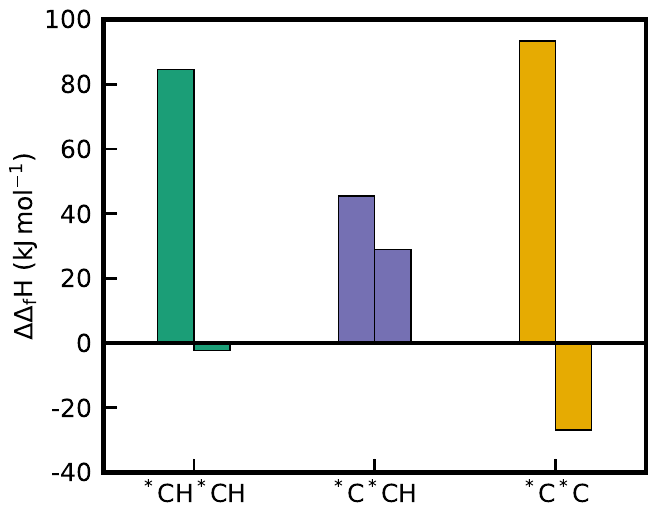

Recreate this plot in Python.

import numpy as np
import pandas as pd
import matplotlib.pyplot as plt
import matplotlib.gridspec as gridspec

plt.rcParams['figure.figsize'] = (7, 6)
plt.rcParams['axes.linewidth'] = 3
plt.rc('xtick', labelsize=18)
plt.rc('ytick', labelsize=18)
plt.rc('axes', labelsize=18)
plt.rc('legend', fontsize=16)
plt.rcParams['lines.markersize'] = 10
plt.rcParams['lines.linewidth'] = 3
plt.rcParams['xtick.direction'] = 'in'
plt.rcParams['ytick.direction'] = 'in'
plt.rcParams['xtick.major.size'] = 10
plt.rcParams['xtick.major.width'] = 2
plt.rcParams['ytick.major.size'] = 10
plt.rcParams['ytick.major.width'] = 2
plt.rcParams['legend.edgecolor'] = 'k'
plt.rcParams['axes.unicode_minus'] = False
plt.rcParams["legend.framealpha"] = 1
plt.rcParams['xtick.major.pad'] = 8
plt.rcParams['ytick.major.pad'] = 8
plt.rcParams['legend.handletextpad'] = 0.2
plt.rcParams['legend.columnspacing'] = 0.1
plt.rcParams['legend.labelspacing'] = 0.1
plt.rcParams['legend.title_fontsize'] = 14
plt.rcParams['axes.formatter.limits'] = (-3, 6)


colormap = plt.cm.Dark2
colors = [colormap(i) for i in np.linspace(0, 1, 4)]

gs = gridspec.GridSpec(nrows=1, ncols=1)
gs.update(wspace=0.4, hspace=0.4)

ax0 = plt.subplot(gs[0, 0])

old_hf_CHCH=12.8
hf_CH_singlebond_CH=np.array([97.3,62.3])
hf_CH_doublebond_CH=np.array([10.5,79.8])

old_hf_CCH=128.0
hf_C_doublebond_CH=np.array([173.5, 10.5])
hf_C_singlebond_CH=np.array([156.9,-79.6])

old_hf_CC=210.4
hf_C_doublebond_C=np.array([303.7,-26.0])
hf_C_singlebond_C=np.array([183.5,-188.5])

no=[0,1,2]

ax0.set_xlim([-0.5,2.5])
ax0.set_ylim([-40,100])
ax0.set_ylabel('$\mathrm{\Delta\Delta_fH\ (kJ\,mol^{-1})}$') 
ax0.set_xticks([0,1,2])
ax0.set_xticklabels(['$\mathrm{^*CH^*CH}$','$\mathrm{^*C^*CH}$','$\mathrm{^*C^*C}$'])
#ax0.legend()

ax0.plot((-0.5,3),(0,0),linestyle='solid',color='k')

#ax0.bar(no[0],old_hf_CHCH, width=0.2,color=colors[0], edgecolor='k', label='$\mathrm{\overline{|\Delta\Delta_fH|}}$')
ax0.bar(no[0]-0.1,hf_CH_singlebond_CH[0]-old_hf_CHCH, width=0.2,color=colors[0], edgecolor='k', label='$\mathrm{\overline{|\Delta\Delta_fH|}}$')
ax0.bar(no[0]+0.1,hf_CH_doublebond_CH[0]-old_hf_CHCH, width=0.2,color=colors[0], edgecolor='k', label='$\mathrm{\overline{|\Delta\Delta_fH|}}$')



#ax0.bar(no[1],old_hf_CCH, width=0.2,color=colors[1], edgecolor='k', label='$\mathrm{\overline{|\Delta\Delta_fH|}}$')
ax0.bar(no[1]-0.1,hf_C_doublebond_CH[0]-old_hf_CCH, width=0.2,color=colors[1], edgecolor='k', label='$\mathrm{\overline{|\Delta\Delta_fH|}}$')
ax0.bar(no[1]+0.1,hf_C_singlebond_CH[0]-old_hf_CCH, width=0.2,color=colors[1], edgecolor='k', label='$\mathrm{\overline{|\Delta\Delta_fH|}}$')

#ax0.bar(no[2],old_hf_CC, width=0.2,color=colors[2], edgecolor='k', label='$\mathrm{\overline{|\Delta\Delta_fH|}}$')
ax0.bar(no[2]-0.1,hf_C_doublebond_C[0]-old_hf_CC, width=0.2,color=colors[2], edgecolor='k', label='$\mathrm{\overline{|\Delta\Delta_fH|}}$')
ax0.bar(no[2]+0.1,hf_C_singlebond_C[0]-old_hf_CC, width=0.2,color=colors[2], edgecolor='k', label='$\mathrm{\overline{|\Delta\Delta_fH|}}$')

plt.savefig('resonance.pdf', bbox_inches='tight',transparent=False)